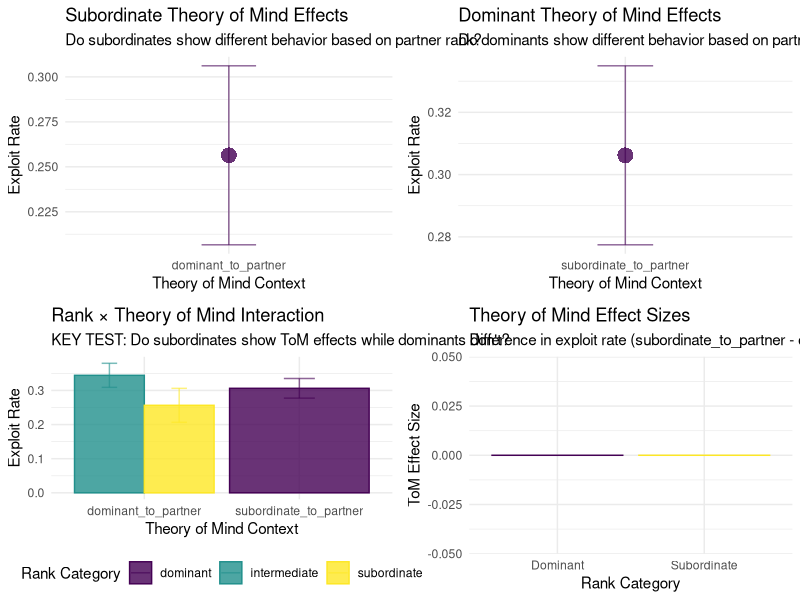

Generate this figure with R:
# =============================================================================
# QUICK THEORY OF MIND ANALYSIS - FIXED VERSION
# =============================================================================

# Load libraries
library(tidyverse)
library(ggplot2)
library(viridis)

# Set seed
set.seed(42)

# =============================================================================
# DATA PREPARATION
# =============================================================================

# Load data
data <- read.csv("Explore Exploit Dataset.csv", stringsAsFactors = FALSE)

# Create theory of mind dataset
tom_data <- data %>%
  filter(CONDITION != "solo") %>%  # Only social conditions
  mutate(
    # Rank position
    rank_position = RELATIVE_RANK,
    
    # Binary exploit choice
    exploit_choice = ifelse(grepl("exploit", OUTCOME),1, 0),
    # Partner rank
    partner_rank = case_when(
      grepl("FRAN", PAIRED_WITH) ~1,
      grepl("DALI", PAIRED_WITH) ~2,
      grepl("EBI", PAIRED_WITH) ~3,
      TRUE ~ NA_real_
    ),
    
    # Rank difference
    rank_diff = rank_position - partner_rank,
    
    # Theory of mind context (KEY PREDICTOR)
    tom_context = case_when(
      rank_diff < 0 ~ "subordinate_to_partner",
      rank_diff > 0 ~"dominant_to_partner", 
      rank_diff == 0 ~ "same_rank"
    ),
    
    # Rank category
    rank_category = case_when(
      rank_position == 1 ~"dominant",
      rank_position ==2 ~"intermediate", 
      rank_position == 3 ~"subordinate"
    )
  ) %>%
  filter(!is.na(partner_rank))

# =============================================================================
# KEY HYPOTHESIS TESTING
# =============================================================================

# Test 1: Do subordinates show different behavior based on tom_context?
subordinate_effects <- tom_data %>%
  filter(rank_category == "subordinate") %>%
  group_by(tom_context) %>%
  summarise(
    exploit_rate = mean(exploit_choice, na.rm = TRUE),
    n_trials = n(),
    se = sd(exploit_choice, na.rm = TRUE) / sqrt(n()),
    .groups = "drop"
  ) %>%
  filter(n_trials >= 3)

# Test 2: Do dominants show different behavior based on tom_context?
dominant_effects <- tom_data %>%
  filter(rank_category == "dominant") %>%
  group_by(tom_context) %>%
  summarise(
    exploit_rate = mean(exploit_choice, na.rm = TRUE),
    n_trials = n(),
    se = sd(exploit_choice, na.rm = TRUE) / sqrt(n()),
    .groups = "drop"
  ) %>%
  filter(n_trials >= 3)

# Test 3: Interaction effect (KEY TEST)
interaction_effects <- tom_data %>%
  filter(tom_context %in% c("subordinate_to_partner", "dominant_to_partner")) %>%
  group_by(rank_category, tom_context) %>%
  summarise(
    exploit_rate = mean(exploit_choice, na.rm = TRUE),
    n_trials = n(),
    se = sd(exploit_choice, na.rm = TRUE) / sqrt(n()),
    .groups = "drop"
  ) %>%
  filter(n_trials >= 3)

# =============================================================================
# STATISTICAL ANALYSIS
# =============================================================================

# Calculate effect sizes safely
subordinate_tom_effect <- 0
dominant_tom_effect <- 0

if(nrow(subordinate_effects) >= 2) {
  subordinate_tom_effect <- subordinate_effects %>%
    filter(tom_context %in% c("subordinate_to_partner", "dominant_to_partner")) %>%
    arrange(tom_context) %>%
    summarise(effect = diff(exploit_rate)) %>%
    pull(effect)
}

if(nrow(dominant_effects) >= 2) {
  dominant_tom_effect <- dominant_effects %>%
    filter(tom_context %in% c("subordinate_to_partner", "dominant_to_partner")) %>%
    arrange(tom_context) %>%
    summarise(effect = diff(exploit_rate)) %>%
    pull(effect)
}

# =============================================================================
# VISUALIZATIONS
# =============================================================================

# Plot 1: Subordinate Theory of Mind Effects
if(nrow(subordinate_effects) > 0) {
  p1 <- ggplot(subordinate_effects, 
               aes(x = tom_context, y = exploit_rate, 
                   color = tom_context, shape = tom_context)) +
    geom_point(size = 5, alpha = 0.8) +
    geom_errorbar(aes(ymin = exploit_rate - se, ymax = exploit_rate + se), 
                  width = 0.2, alpha = 0.6) +
    scale_color_viridis_d(name = "ToM Context") +
    scale_shape_discrete(name = "ToM Context") +
    labs(title = "Subordinate Theory of Mind Effects",
         subtitle = "Do subordinates show different behavior based on partner rank?",
         x = "Theory of Mind Context",
         y = "Exploit Rate") +
    theme_minimal() +
    theme(legend.position = "none")
} else {
  p1 <- ggplot() + 
    annotate("text", x = 0.5, y = 0.5, label = "No subordinate data available") +
    labs(title = "Subordinate Theory of Mind Effects") +
    theme_minimal()
}

# Plot 2: Dominant Theory of Mind Effects
if(nrow(dominant_effects) > 0) {
  p2 <- ggplot(dominant_effects, 
               aes(x = tom_context, y = exploit_rate, 
                   color = tom_context, shape = tom_context)) +
    geom_point(size = 5, alpha = 0.8) +
    geom_errorbar(aes(ymin = exploit_rate - se, ymax = exploit_rate + se), 
                  width = 0.2, alpha = 0.6) +
    scale_color_viridis_d(name = "ToM Context") +
    scale_shape_discrete(name = "ToM Context") +
    labs(title = "Dominant Theory of Mind Effects",
         subtitle = "Do dominants show different behavior based on partner rank?",
         x = "Theory of Mind Context",
         y = "Exploit Rate") +
    theme_minimal() +
    theme(legend.position = "none")
} else {
  p2 <- ggplot() + 
    annotate("text", x = 0.5, y = 0.5, label = "No dominant data available") +
    labs(title = "Dominant Theory of Mind Effects") +
    theme_minimal()
}

# Plot 3: Key Interaction Test
if(nrow(interaction_effects) > 0) {
  p3 <- ggplot(interaction_effects, 
               aes(x = tom_context, y = exploit_rate, 
                   fill = rank_category, color = rank_category)) +
    geom_bar(stat = "identity", position = "dodge", alpha = 0.8) +
    geom_errorbar(aes(ymin = exploit_rate - se, ymax = exploit_rate + se), 
                  position = position_dodge(0.9), width = 0.2, alpha = 0.6) +
    scale_fill_viridis_d(name = "Rank Category") +
    scale_color_viridis_d(name = "Rank Category") +
    labs(title = "Rank × Theory of Mind Interaction",
         subtitle = "KEY TEST: Do subordinates show ToM effects while dominants don't?",
         x = "Theory of Mind Context",
         y = "Exploit Rate") +
    theme_minimal() +
    theme(legend.position = "bottom")
} else {
  p3 <- ggplot() + 
    annotate("text", x = 0.5, y = 0.5, label = "No interaction data available") +
    labs(title = "Rank × Theory of Mind Interaction") +
    theme_minimal()
}

# Plot 4: Effect Size Comparison
effect_data <- data.frame(
  rank_category = c("Subordinate", "Dominant"),
  tom_effect = c(subordinate_tom_effect, dominant_tom_effect)
)

p4 <- ggplot(effect_data, 
             aes(x = rank_category, y = tom_effect, 
                 fill = rank_category, color = rank_category)) +
  geom_bar(stat = "identity", alpha = 0.8) +
  scale_fill_viridis_d(name = "Rank Category") +
  scale_color_viridis_d(name = "Rank Category") +
  labs(title = "Theory of Mind Effect Sizes",
       subtitle = "Difference in exploit rate (subordinate_to_partner - dominant_to_partner)",
       x = "Rank Category",
       y = "ToM Effect Size") +
  theme_minimal() +
  theme(legend.position = "none")

# Combine plots
library(gridExtra)
combined_plot <- grid.arrange(p1, p2, p3, p4, ncol = 2)

# Save plots
ggsave("quick_tom_analysis_fixed.png", combined_plot, width = 16, height = 12, dpi = 300)

# =============================================================================
# RESULTS SUMMARY
# =============================================================================

cat("=== QUICK THEORY OF MIND ANALYSIS RESULTS ===\n")

cat("\n1. SUBORDINATE THEORY OF MIND EFFECTS:\n")
print(subordinate_effects)

cat("\n2. DOMINANT THEORY OF MIND EFFECTS:\n")
print(dominant_effects)

cat("\n3. INTERACTION EFFECTS:\n")
print(interaction_effects)

cat("\n4. KEY HYPOTHESIS TEST:\n")
cat("Subordinate ToM Effect:", round(subordinate_tom_effect, 3), "\n")
cat("Dominant ToM Effect:", round(dominant_tom_effect, 3), "\n")
cat("Difference (Subordinate - Dominant):", round(subordinate_tom_effect - dominant_tom_effect, 3), "\n")

# Test hypothesis
if(abs(subordinate_tom_effect) > 0.1 && abs(dominant_tom_effect) < 0.1) {
  cat("\nHYPOTHESIS SUPPORTED: Subordinates show ToM effects, dominants don't\n")
} else if(abs(subordinate_tom_effect - dominant_tom_effect) > 0.1) {
  cat("\nPARTIAL SUPPORT: Different ToM effects between subordinates and dominants\n")
} else {
  cat("\nHYPOTHESIS NOT SUPPORTED: Similar ToM effects across rank categories\n")
}

cat("\n=== ANALYSIS COMPLETE ===\n")
cat("Check 'quick_tom_analysis_fixed.png' for visualizations\n") 